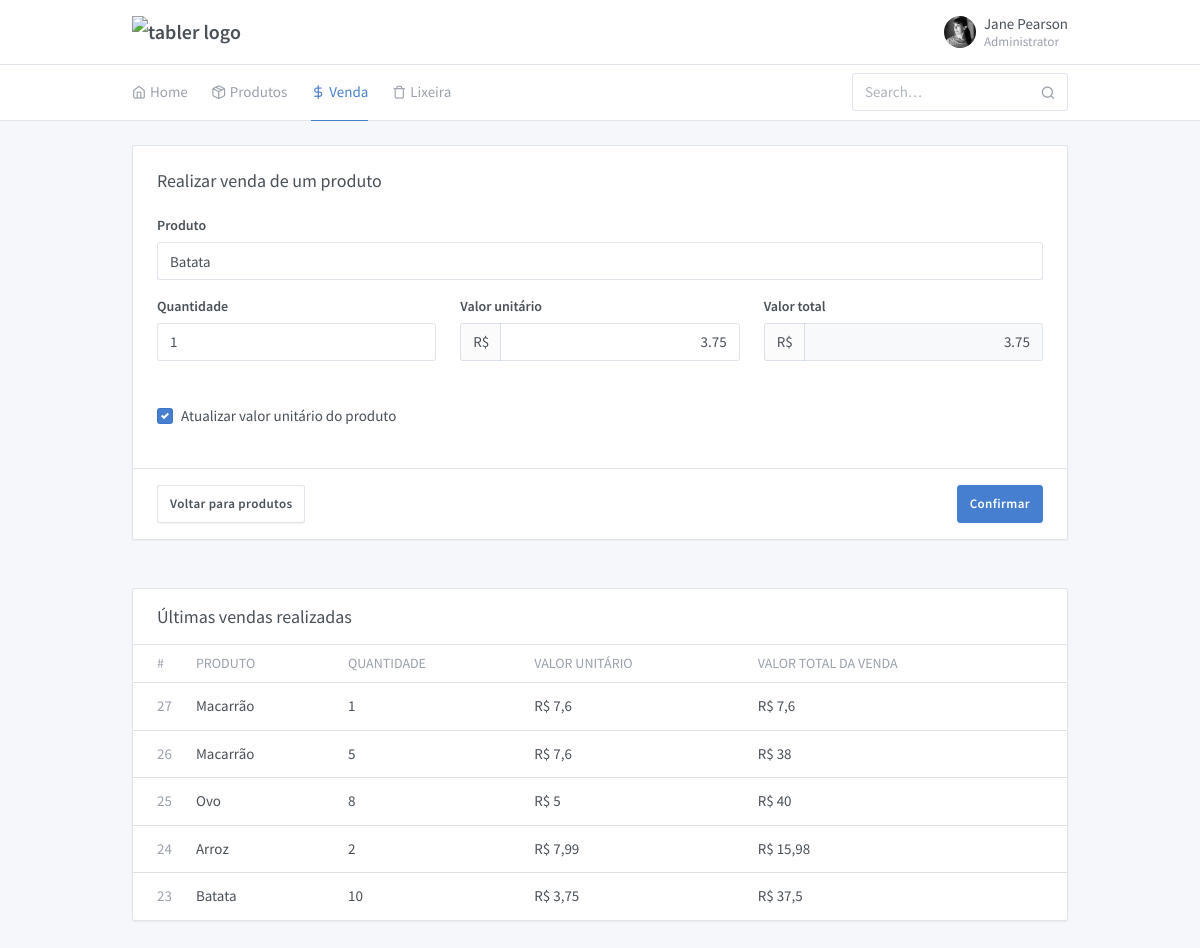
The page /form-venda.php on the database its author committed.
### tables this page shows
CREATE TABLE `vendas` (
  `id` int(20) NOT NULL AUTO_INCREMENT,
  `id_produto` int(20) DEFAULT NULL,
  `quantidade` int(20) DEFAULT NULL,
  `valor` double DEFAULT NULL,
  `data` timestamp NULL DEFAULT CURRENT_TIMESTAMP,
  PRIMARY KEY (`id`)
);

CREATE TABLE `produtos` (
  `id` int(20) NOT NULL AUTO_INCREMENT,
  `nome` varchar(200) DEFAULT NULL,
  `valor` double DEFAULT NULL,
  `estoque` int(20) DEFAULT NULL,
  `barras` varchar(200) DEFAULT NULL,
  `lixeira` varchar(10) DEFAULT NULL,
  PRIMARY KEY (`id`)
);

### php/confdb.php (called while the page is built)
<?php
  $dbhost = 'localhost';
  $dbuser = 'root';
  $dbpass = '';
  $dbname = 'projeto_ac';
?>

### php/db.php (called while the page is built, shortened)
<?php
include 'confdb.php';
class db {
  protected $connection;
	protected $query;
	public function __construct($dbhost = 'localhost', $dbuser = 'root', $dbpass = '', $dbname = '', $charset = 'utf8') {
		$this->connection = new mysqli($dbhost, $dbuser, $dbpass, $dbname);
		$this->connection->set_charset($charset);
	}
    public function query($query) {
		if ($this->query = $this->connection->prepare($query)) {
            $this->query->execute();
        } else {
            die('Unable to prepare statement (check your syntax) - ' . $this->connection->error);
        }
		return $this;
    }
	public function fetchAll() {
	    $params = array();
	    $meta = $this->query->result_metadata();
	    while ($field = $meta->fetch_field()) {
	        $params[] = &$row[$field->name];
	    }
	    call_user_func_array(array($this->query, 'bind_result'), $params);
        $result = array();
        while ($this->query->fetch()) {
            $r = array();
            foreach ($row as $key => $val) {
                $r[$key] = $val;
            }
            $result[] = $r;
        }
		return $result;
	}
}
?>

### form-venda.php (the view, shortened to what this page needs)
<!doctype html>
<html lang="en" dir="ltr">
  <head>
    <link rel="stylesheet" href="https://maxcdn.bootstrapcdn.com/font-awesome/4.7.0/css/font-awesome.min.css">
    <link href="./assets/css/dashboard.css" rel="stylesheet" />
    <link href="./assets/plugins/charts-c3/plugin.css" rel="stylesheet" />
    <link href="./assets/plugins/maps-google/plugin.css" rel="stylesheet" />
    <?php
      include 'php/db.php';
      $db = new db($dbhost, $dbuser, $dbpass, $dbname);
      $selec = 'SELECT * FROM produtos WHERE lixeira = \'false\'';
      $produtos = $db->query($selec)->fetchAll();
    ?>
  </head>
  <body class="">
    <div class="page">
      <div class="page-main">
        <div class="header py-4">
          <div class="container">
            <div class="d-flex">
              <a class="header-brand" href="./index.html">
                <img src="./demo/brand/tabler.svg" class="header-brand-img" alt="tabler logo">
              </a>
              <div class="d-flex order-lg-2 ml-auto">
                <div>
                  <a href="#" class="nav-link pr-0 leading-none" data-toggle="dropdown">
                    <span class="avatar" style="background-image: url(./demo/faces/female/25.jpg)"></span>
                    <span class="ml-2 d-none d-lg-block">
                      <span class="text-default">Jane Pearson</span>
                      <small class="text-muted d-block mt-1">Administrator</small>
                    </span>
                  </a>
                </div>
              </div>
            </div>
          </div>
        </div>
        <div class="header collapse d-lg-flex p-0" id="headerMenuCollapse">
          <div class="container">
            <div class="row align-items-center">
              <div class="col-lg-3 ml-auto">
                <form class="input-icon my-3 my-lg-0">
                  <input type="search" class="form-control header-search" placeholder="Search&hellip;" tabindex="1">
                  <div class="input-icon-addon">
                  </div>
                </form>
              </div>
              <div class="col-lg order-lg-first">
                <ul class="nav nav-tabs border-0 flex-column flex-lg-row">
                  <li class="nav-item">
                    <a href="./index.php" class="nav-link"><i class="fe fe-home"></i> Home</a>
                  </li>
		              <li class="nav-item">
                    <a href="./produtos.php" class="nav-link"><i class="fe fe-package"></i> Produtos</a>
                  </li>
		              <li class="nav-item">
                    <a href="./form-venda.php" class="nav-link active"><i class="fe fe-dollar-sign"></i> Venda</a>
                  </li>
		              <li class="nav-item">
                    <a href="./produtos-excluidos.php" class="nav-link"><i class="fe fe-trash"></i> Lixeira</a>
                  </li>
                </ul>
              </div>
            </div>
          </div>
        </div>
        <div class="my-3 my-md-5">
          <div class="container">
            <div class="row">
              <div class="col-lg-12">
                <form class="card" name="form" method="POST" action="php/venda-cadastro.php">
                  <div class="card-body">
                    <h3 class="card-title">Realizar venda de um produto</h3>
                    <div class="row">
		                  <div class="col-md-12">
                        <div class="form-group">
                          <label class="form-label">Produto</label>
                          <select class="form-control custom-select nome" name="nome" id="nome">
                            <?php
                              foreach ($produtos as $produto) {
                                echo '<option value="'.$produto['id'].'" data-id="'.$produto['id'].'" data-valor="'.$produto['valor'].'">'.$produto['nome'].'</option>';
                              }
                            ?>
                          </select>
                        </div>
                      </div>
                      <div class="col-sm-6 col-md-4">
                        <div class="form-group">
                          <label class="form-label">Quantidade</label>
                          <input type="number" name="quantidade" id="quantidade" value="1" class="form-control" placeholder="Digite aqui a quantidade">
                        </div>
                      </div>
                      <div class="col-sm-6 col-md-4">
                        <div class="form-group">
                          <label class="form-label">Valor unitário</label>
                          <div class="input-group">
                            <span class="input-group-prepend">
                              <span class="input-group-text">R$</span>
                            </span>
                            <input type="text" name="valor" id="valor" class="form-control text-right" aria-label="Valor">
                          </div>
                        </div>
                      </div>
                      <div class="col-sm-6 col-md-4">
                        <div class="form-group">
                          <label class="form-label">Valor total</label>
                          <div class="input-group">
                            <span class="input-group-prepend">
                              <span class="input-group-text">R$</span>
                            </span>
                            <input type="text" class="form-control text-right" name="total" id="total" aria-label="Valor" disabled="disabled" title="Este campo não pode ser alterado">
                          </div>
                        </div>
                      </div>
                      <div class="col-sm-6 col-md-12">
                        <div class="form-group">
                          <div class="form-label">&nbsp;</div>
                          <div class="custom-controls-stacked">
                            <label class="custom-control custom-checkbox">
                              <span class="custom-control-label">Atualizar valor unitário do produto</span>
                            </label>
                          </div>
                        </div>
                      </div>
                    </div>
                  </div>
                  <div class="card-footer text-left" style="display: flex; justify-content: space-between">
                    <div>
                      <a href="./produtos.php" class="btn btn-secondary">Voltar para produtos</a>
                    </div>
                    <div>
                      <button type="submit" class="btn btn-primary">Confirmar</button>
                    </div>
                  </div>
                </form>
              </div>
            </div>
          </div>
        </div>
        <div class="my-3 my-md-5">
          <div class="container">
            <div class="row row-cards row-deck">
              <div class="col-12">
                <div class="card">
                  <div class="card-header">
                    <h3 class="card-title">Últimas vendas realizadas</h3>
                  </div>
                  <div class="table-responsive">
                    <table class="table card-table table-vcenter text-nowrap">
                      <thead>
                        <tr>
                          <th class="w-1">#</th>
                          <th>Produto</th>
                          <th>Quantidade</th>
                          <th>Valor unitário</th>
                          <th>Valor total da venda</th>
                        </tr>
                      </thead>
                      <tbody>
                        <?php
                          $selec = 'SELECT ven.id, pro.nome,ven.quantidade,CONCAT(\'R$ \',REPLACE(ven.valor,\'.\',\',\')) AS valor, CONCAT(\'R$ \',REPLACE(ven.quantidade*ven.valor,\'.\',\',\')) AS \'total\' FROM vendas AS ven LEFT JOIN produtos AS pro ON pro.id = ven.id_produto ORDER BY ven.id DESC';
                          $vendas = $db->query($selec)->fetchAll();
                          foreach ($vendas as $venda) {
                            echo '<tr>';
                              echo '<td><span class="text-muted">' . $venda['id'] . '</span></td>';
                              echo '<td>' . $venda['nome'] . '</td>';
                              echo '<td>' . $venda['quantidade'] . '</td>';
                              echo '<td>' . $venda['valor'] . '</td>';
                              echo '<td>' . $venda['total'] . '</td>';
                            echo '</tr>';
                          }
                        ?>
                      </tbody>
                    </table>
                  </div>
                </div>
              </div>
            </div>
          </div>
        </div>
      </div>
    </div>
  </body>
</html>

### rows shown on the page
vendas: id "27", id_produto.nome "Macarrão", quantidade "1", valor "R$ 7,6", total "R$ 7,6"
vendas: id "26", id_produto.nome "Macarrão", quantidade "5", valor "R$ 7,6", total "R$ 38"
vendas: id "25", id_produto.nome "Ovo", quantidade "8", valor "R$ 5", total "R$ 40"
vendas: id "24", id_produto.nome "Arroz", quantidade "2", valor "R$ 7,99", total "R$ 15,98"
vendas: id "23", id_produto.nome "Batata", quantidade "10", valor "R$ 3,75", total "R$ 37,5"

### other values the page prints
form field nome "Batata"
